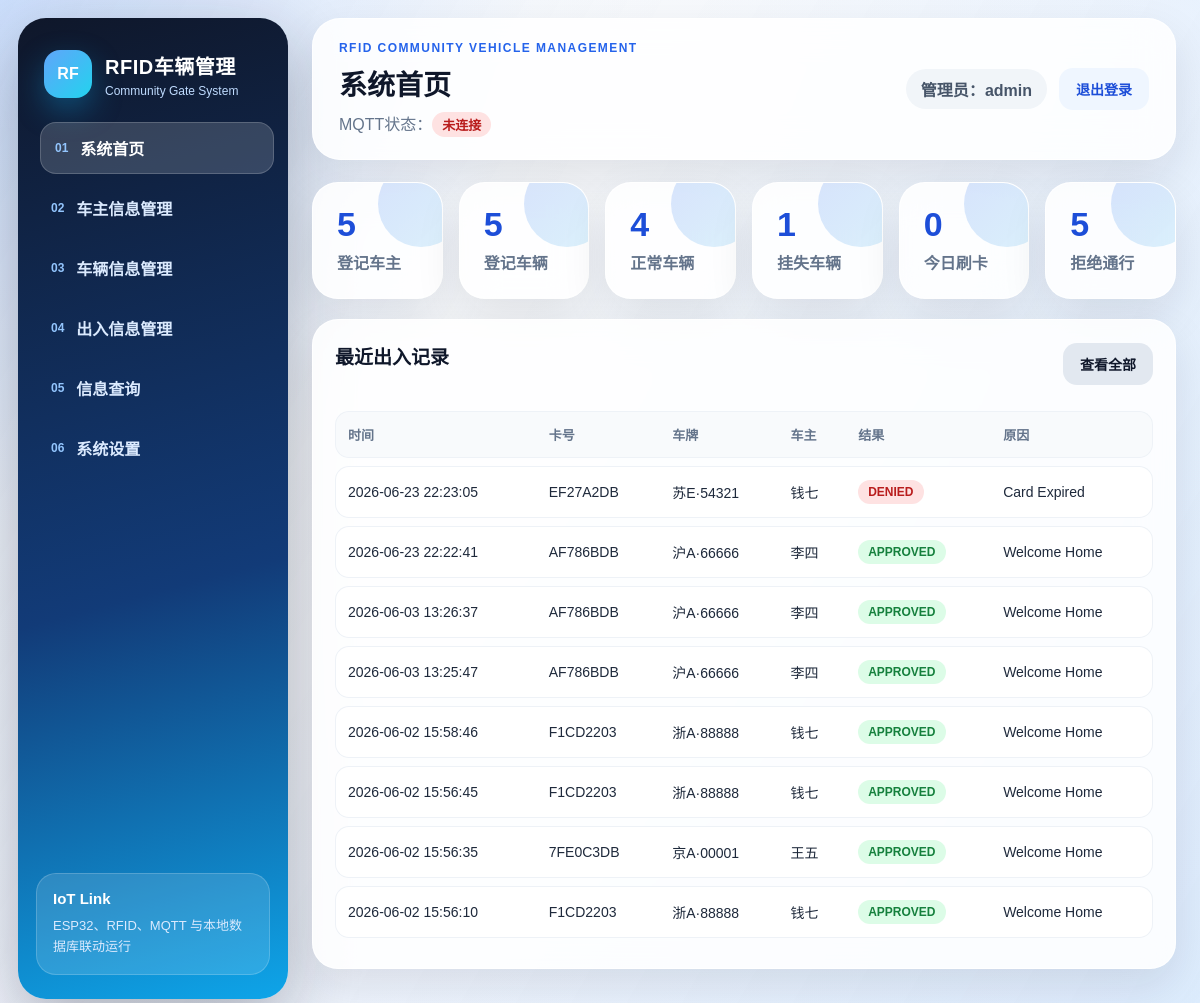
The page /dashboard (signed in) on the database its author committed.
### tables this page shows
CREATE TABLE AccessLogs (log_id INTEGER PRIMARY KEY AUTOINCREMENT, card_uid TEXT, plate_number TEXT, owner_name TEXT, access_type TEXT, access_result TEXT, reason TEXT, access_time TEXT);

### app.py (the view)
@app.route('/dashboard')
@login_required
def dashboard():
    today=datetime.now().strftime('%Y-%m-%d')+'%'
    stats={'owners':one('SELECT COUNT(*) c FROM Owners')['c'],'vehicles':one('SELECT COUNT(*) c FROM Vehicles')['c'],'normal':one('SELECT COUNT(*) c FROM Vehicles WHERE status=1')['c'],'revoked':one('SELECT COUNT(*) c FROM Vehicles WHERE status=0')['c'],'today':one('SELECT COUNT(*) c FROM AccessLogs WHERE access_time LIKE ?', (today,))['c'],'denied':one("SELECT COUNT(*) c FROM AccessLogs WHERE access_result='DENIED'")['c']}
    return render_template('dashboard.html', stats=stats, logs=all_rows('SELECT * FROM AccessLogs ORDER BY access_time DESC LIMIT 8'))

### app.py (called while the page is built)
def db():
    c = sqlite3.connect(DB_PATH, check_same_thread=False)
    c.row_factory = sqlite3.Row
    return c

def one(sql, p=()):
    c=db(); r=c.execute(sql,p).fetchone(); c.close(); return r

def all_rows(sql, p=()):
    c=db(); r=c.execute(sql,p).fetchall(); c.close(); return r

def login_required(f):
    @wraps(f)
    def w(*a, **k):
        return f(*a, **k) if session.get('user_id') else redirect(url_for('login'))
    return w

@app.context_processor
def inject(): return {'mqtt_status': mqtt_status}

### templates/dashboard.html
{% extends 'base.html' %}{% set title='系统首页' %}{% block content %}
<section class="cards">
  <div class="card"><b>{{ stats.owners }}</b><span>登记车主</span></div>
  <div class="card"><b>{{ stats.vehicles }}</b><span>登记车辆</span></div>
  <div class="card"><b>{{ stats.normal }}</b><span>正常车辆</span></div>
  <div class="card"><b>{{ stats.revoked }}</b><span>挂失车辆</span></div>
  <div class="card"><b>{{ stats.today }}</b><span>今日刷卡</span></div>
  <div class="card"><b>{{ stats.denied }}</b><span>拒绝通行</span></div>
</section>
<section class="panel">
  <div class="panel-title"><h2>最近出入记录</h2><a class="btn" href="{{ url_for('access_logs') }}">查看全部</a></div>
  <table><thead><tr><th>时间</th><th>卡号</th><th>车牌</th><th>车主</th><th>结果</th><th>原因</th></tr></thead><tbody>
  {% for r in logs %}<tr><td>{{ r.access_time }}</td><td>{{ r.card_uid }}</td><td>{{ r.plate_number }}</td><td>{{ r.owner_name }}</td><td><span class="tag {{ r.access_result|lower }}">{{ r.access_result }}</span></td><td>{{ r.reason }}</td></tr>{% else %}<tr><td colspan="6" class="empty">暂无出入记录，刷卡后会自动保存</td></tr>{% endfor %}
  </tbody></table>
</section>
{% endblock %}

### templates/base.html (shortened to what this page needs)
<!doctype html>
<html lang="zh-CN">
<head>
  <link rel="stylesheet" href="{{ url_for('static', filename='css/style.css') }}">
</head>
<body>
<div class="layout">
  <aside class="sidebar">
    <div class="brand">
      <span class="brand-mark">RF</span>
      <div>
        <strong>RFID车辆管理</strong>
        <small>Community Gate System</small>
      </div>
    </div>
    <nav>
      <a class="{{ 'active' if request.endpoint=='dashboard' else '' }}" href="{{ url_for('dashboard') }}"><span>01</span>系统首页</a>
      <a class="{{ 'active' if request.endpoint in ['owners','owner_add','owner_edit'] else '' }}" href="{{ url_for('owners') }}"><span>02</span>车主信息管理</a>
      <a class="{{ 'active' if request.endpoint in ['vehicles','vehicle_add','vehicle_edit'] else '' }}" href="{{ url_for('vehicles') }}"><span>03</span>车辆信息管理</a>
      <a class="{{ 'active' if request.endpoint in ['access_logs','access_log_add','access_log_edit'] else '' }}" href="{{ url_for('access_logs') }}"><span>04</span>出入信息管理</a>
      <a class="{{ 'active' if request.endpoint=='search' else '' }}" href="{{ url_for('search') }}"><span>05</span>信息查询</a>
      <a class="{{ 'active' if request.endpoint=='password' else '' }}" href="{{ url_for('password') }}"><span>06</span>系统设置</a>
    </nav>
    <div class="side-card">
      <b>IoT Link</b>
      <p>ESP32、RFID、MQTT 与本地数据库联动运行</p>
    </div>
  </aside>
  <main class="main">
    <header class="topbar">
      <div>
        <p class="eyebrow">RFID COMMUNITY VEHICLE MANAGEMENT</p>
        <h1>{{ title or '系统管理' }}</h1>
        <p class="muted">MQTT状态：<span class="status-pill {{ 'ok' if mqtt_status.connected else 'bad' }}">{{ mqtt_status.message }}</span></p>
      </div>
      <div class="top-actions">
        <span class="user-chip">管理员：{{ session.username }}</span>
        <a class="btn ghost" href="{{ url_for('logout') }}">退出登录</a>
      </div>
    </header>
    {% block content %}{% endblock %}
  </main>
</div>
</body>
</html>

### rows shown on the page
AccessLogs: access_time "2026-06-23 22:23:05", card_uid "EF27A2DB", plate_number "苏E·54321", owner_name "钱七", access_result "DENIED", reason "Card Expired"
AccessLogs: access_time "2026-06-23 22:22:41", card_uid "AF786BDB", plate_number "沪A·66666", owner_name "李四", access_result "APPROVED", reason "Welcome Home"
AccessLogs: access_time "2026-06-03 13:26:37", card_uid "AF786BDB", plate_number "沪A·66666", owner_name "李四", access_result "APPROVED", reason "Welcome Home"
AccessLogs: access_time "2026-06-03 13:25:47", card_uid "AF786BDB", plate_number "沪A·66666", owner_name "李四", access_result "APPROVED", reason "Welcome Home"
AccessLogs: access_time "2026-06-02 15:58:46", card_uid "F1CD2203", plate_number "浙A·88888", owner_name "钱七", access_result "APPROVED", reason "Welcome Home"
AccessLogs: access_time "2026-06-02 15:56:45", card_uid "F1CD2203", plate_number "浙A·88888", owner_name "钱七", access_result "APPROVED", reason "Welcome Home"
AccessLogs: access_time "2026-06-02 15:56:35", card_uid "7FE0C3DB", plate_number "京A·00001", owner_name "王五", access_result "APPROVED", reason "Welcome Home"
AccessLogs: access_time "2026-06-02 15:56:10", card_uid "F1CD2203", plate_number "浙A·88888", owner_name "钱七", access_result "APPROVED", reason "Welcome Home"

### other values the page prints
{{ title or '系统管理' }} "系统首页"
{{ mqtt_status.message }} "未连接"
{{ session.username }} "admin"
{{ stats.owners }} "5"
{{ stats.vehicles }} "5"
{{ stats.normal }} "4"
{{ stats.revoked }} "1"
{{ stats.today }} "0"
{{ stats.denied }} "5"
